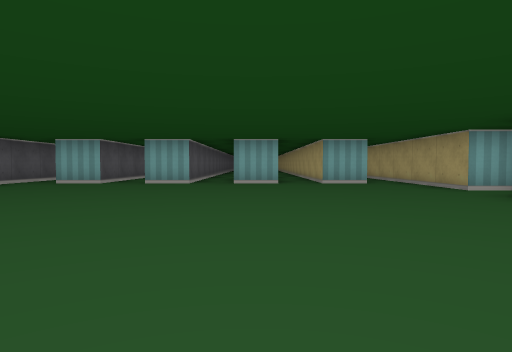
View 1 (above)

16 first-person views from a walk through a cub3D ray-caster map. The camera is about half as high as the walls, tilts 2° down and sees 75° across. The floor is counted in squares. Each view is taken from the middle of a square. On the plan, view 1 faces up. The plan holds only what a view shows up to about 9 squares ahead; the rest is blank. The place goes on beyond the plan.

View 2
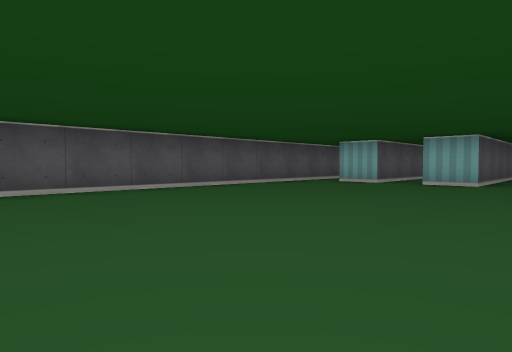

View 3
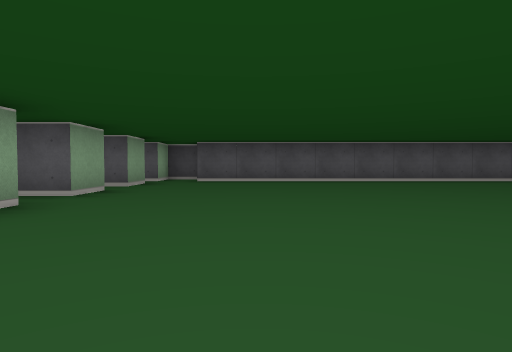

View 4
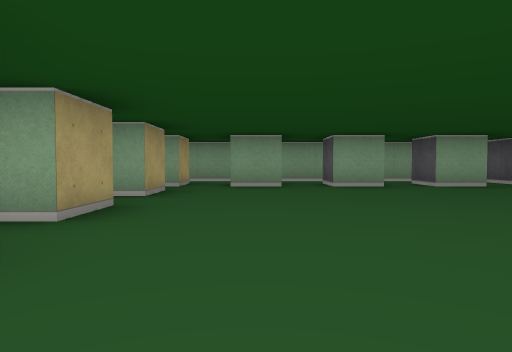

View 5
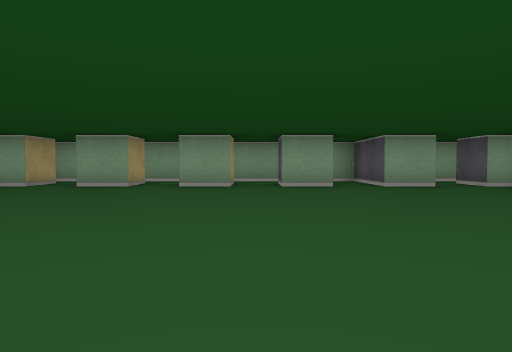

View 6
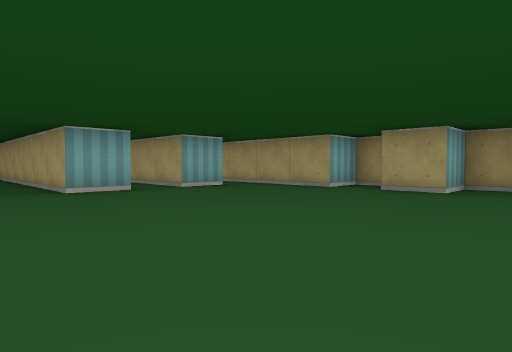

View 7
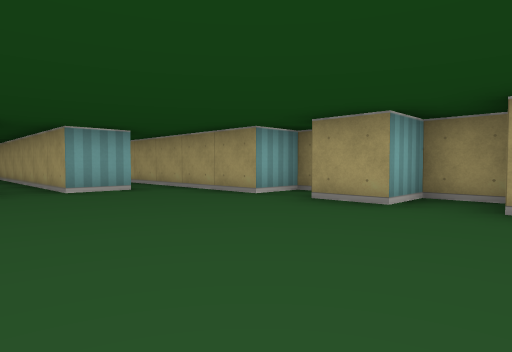

View 8
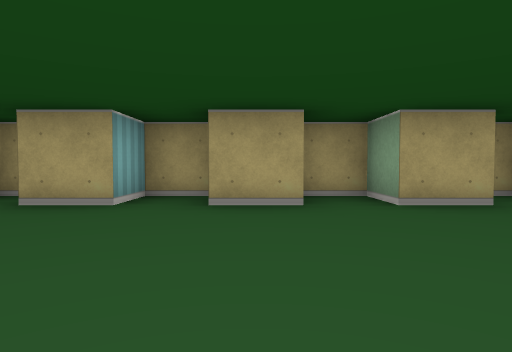

View 9
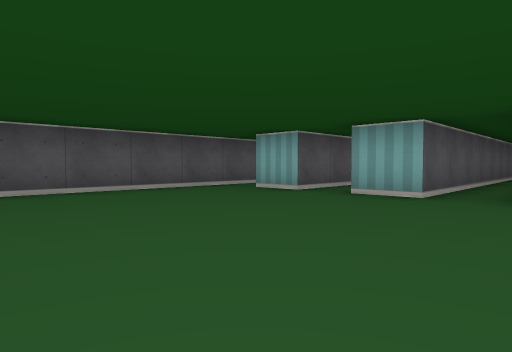

View 10
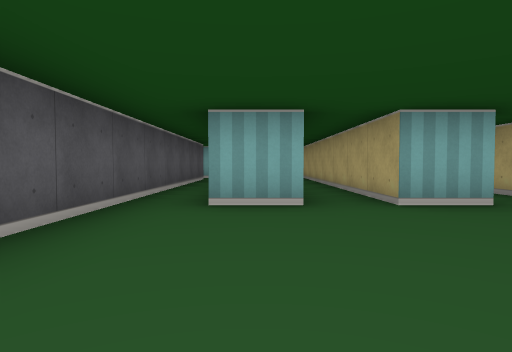

View 11
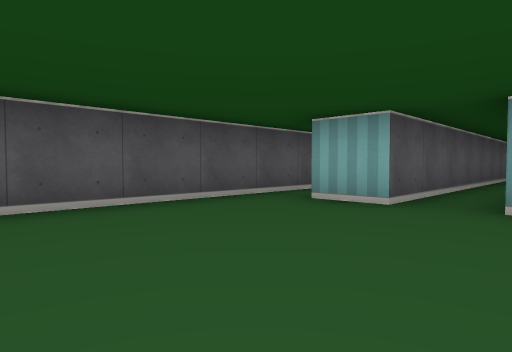

View 12
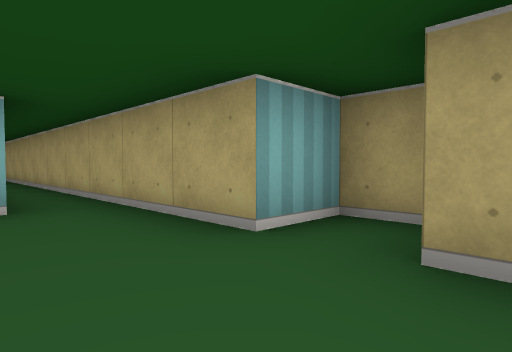

View 13
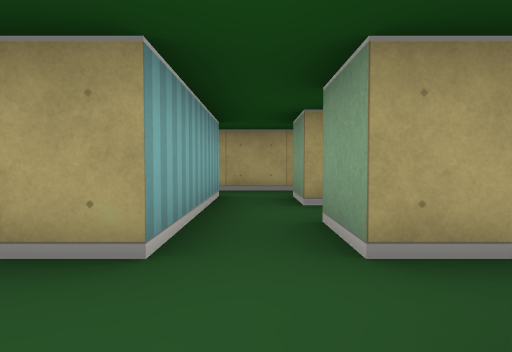

View 14
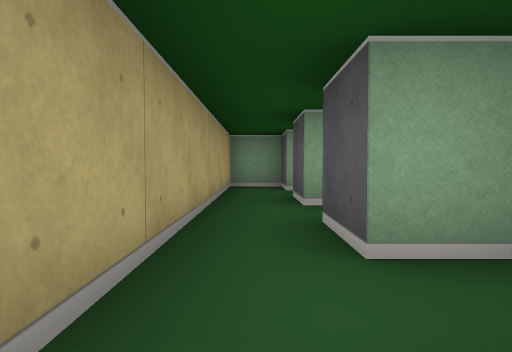

View 15
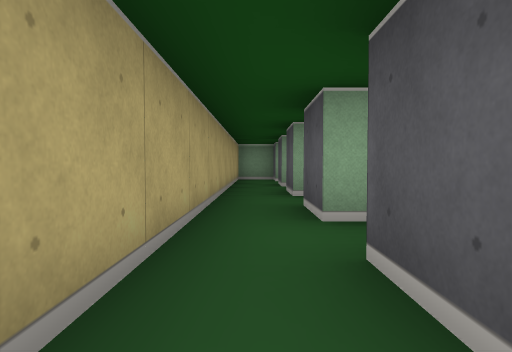

View 16
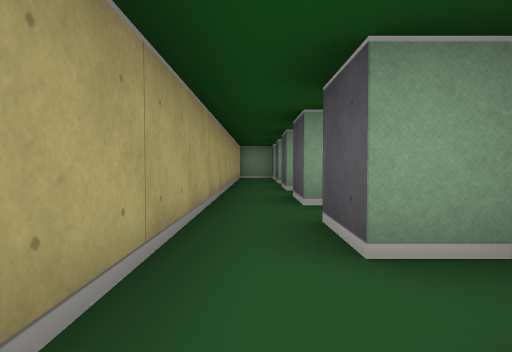

### Floor plan
Key: @ floor where view 1 was taken; # wall or solid block; . floor.
Columns run from 6 left of view 1 to 8 right of it. Each row starts with its distance up from view 1.
 15   #       #
 14   # #     #
 13 # #.#.# #.#
 12 #.#.#.# #.#
 11 #.#.#.#.#.#
 10 #.#.#.#.#.#
  9 #.#.#.#.#.#
  8 #.#.#.#.#.#
  7 #.........#
  6 #.........## .
  5 #..........#..#
  4 #.........###.#
  3 #..........#..#
  2 #.........###.#
  1 #..........#..#
  0 #.....@...###.#
 -1 #..........#..#
 -2 #.........###.#
 -3 ..............#
 -4 #.#.#.#.#.#.#.#
 -5 ..#.......#####
 -6 ###########

Positions as (right, up) in squares from view 1, and headings:
1: (0, 0), facing up
2: (0, 0), facing up-left
3: (3, -1), facing left
4: (2, 3), facing down
5: (-1, 3), facing down
6: (-2, 2), facing up-right
7: (0, 2), facing up-right
8: (0, 2), facing right
9: (0, 3), facing up-left
10: (-4, 4), facing up
11: (-2, 4), facing up-left
12: (2, 4), facing up-right
13: (2, -3), facing right
14: (7, 2), facing down
15: (7, 5), facing down
16: (7, 6), facing down
